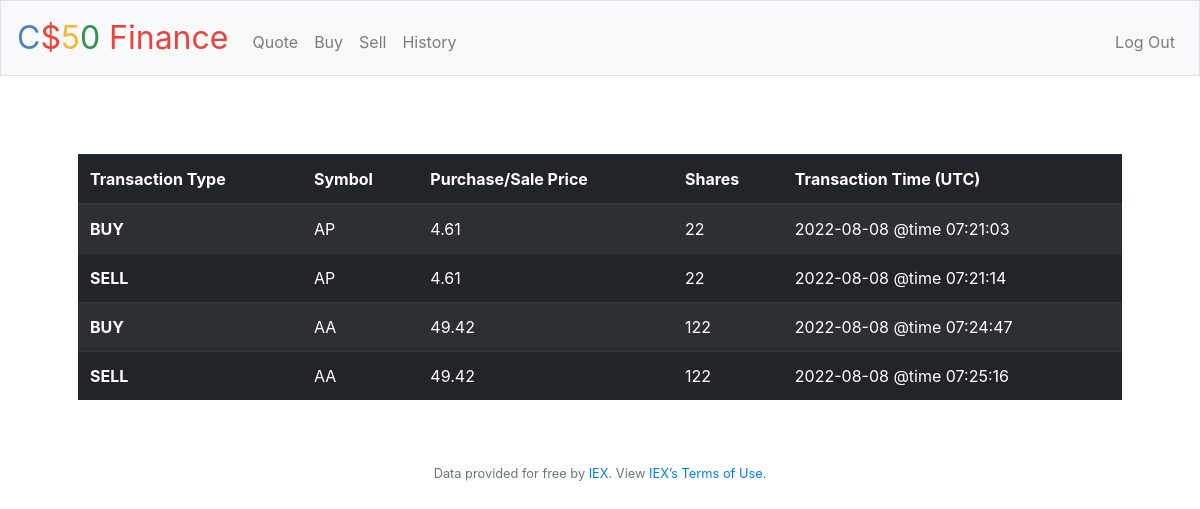
The app's page /history (signed in) with its own data.
### tables this page shows
CREATE TABLE orders (id INTEGER, user_id NUMERIC NOT NULL, symbol TEXT NOT NULL,             shares NUMERIC NOT NULL, price NUMERIC NOT NULL, timestamp TEXT, PRIMARY KEY(id),             FOREIGN KEY(user_id) REFERENCES users(id));

### app.py (the view)
@app.route("/history")
@login_required
def history():
    rows = db.execute("SELECT symbol, shares, price, timestamp FROM orders WHERE user_id = ?", session["user_id"])
    return render_template("history.html", rows = rows)

### app.py (called while the page is built)
@app.after_request
def after_request(response):
    response.headers["Cache-Control"] = "no-cache, no-store, must-revalidate"
    response.headers["Expires"] = 0
    response.headers["Pragma"] = "no-cache"
    return response

### helpers.py (called while the page is built)
def login_required(f):
    @wraps(f)
    def decorated_function(*args, **kwargs):
        if session.get("user_id") is None:
            return redirect("/login")
        return f(*args, **kwargs)
    return decorated_function

### templates/history.html (shortened to what this page needs)
{% extends "layout.html" %}
{% block main %}
    <table style='margin-top: 30px' class="table table-striped table-dark">
      <thead>
        <tr>
          <th scope="col"> Transaction Type </th>
          <th scope="col"> Symbol </th>
          <th scope="col"> Purchase/Sale Price </th>
          <th scope="col"> Shares </th>
          <th scope="col"> Transaction Time (UTC) </th>
        </tr>
      </thead>
      <tbody>
        {% for row in rows %}
        <tr>
          <th scope="row">
              {{ "BUY" if row["shares"] > 0 else "SELL" }}
          </th>
          <td>  {{ row["symbol"] }}  </td>
          <td>  {{ row["price"] }}  </td>
          <td>  {{ row["shares"]|abs }}  </td>
          <td>  {{ row["timestamp"] }}  </td>
        </tr>
        {% endfor %}
      </body>
{% endblock %}

### templates/layout.html (shortened to what this page needs)
<!DOCTYPE html>
<html lang="en">
    <head>
        <link href="https://maxcdn.bootstrapcdn.com/bootstrap/4.1.3/css/bootstrap.min.css" rel="stylesheet">
        <link href="/static/styles.css" rel="stylesheet">
    </head>
    <body>
        <nav class="navbar navbar-expand-md navbar-light bg-light border">
            <a class="navbar-brand" href="/"><span class="blue">C</span><span class="red">$</span><span class="yellow">5</span><span class="green">0</span> <span class="red">Finance</span></a>
            <div class="collapse navbar-collapse" id="navbar">
                {% if session.user_id %}
                    <ul class="navbar-nav mr-auto mt-2">
                        <li class="nav-item"><a class="nav-link" href="/quote">Quote</a></li>
                        <li class="nav-item"><a class="nav-link" href="/buy">Buy</a></li>
                        <li class="nav-item"><a class="nav-link" href="/sell">Sell</a></li>
                        <li class="nav-item"><a class="nav-link" href="/history">History</a></li>
                    </ul>
                    <ul class="navbar-nav ml-auto mt-2">
                        <li class="nav-item"><a class="nav-link" href="/logout">Log Out</a></li>
                    </ul>
                {% else %}
                    <ul class="navbar-nav ml-auto mt-2">
                        <li class="nav-item"><a class="nav-link" href="/register">Register</a></li>
                        <li class="nav-item"><a class="nav-link" href="/login">Log In</a></li>
                    </ul>
                {% endif %}
            </div>
        </nav>
        <main class="container p-5">
            {% block main %}{% endblock %}
        <footer class="small text-center text-muted">
            Data provided for free by <a href="https://iextrading.com/developer">IEX</a>. View <a href="https://iextrading.com/api-exhibit-a/">IEX’s Terms of Use</a>.
        </footer>
    </body>
</html>

### static/styles.css (style rules this page uses)
nav .navbar-brand { font-size: xx-large; }
nav .navbar-brand .blue { color: #537fbe; }
nav .navbar-brand .red { color: #ea433b; }
nav .navbar-brand .yellow { color: #f5b82e; }
nav .navbar-brand .green { color: #2e944b; }

### records on screen
orders: shares "BUY", symbol "AP", price "4.61", shares|abs "22", timestamp "2022-08-08 @time 07:21:03"
orders: shares "SELL", symbol "AP", price "4.61", shares|abs "22", timestamp "2022-08-08 @time 07:21:14"
orders: shares "BUY", symbol "AA", price "49.42", shares|abs "122", timestamp "2022-08-08 @time 07:24:47"
orders: shares "SELL", symbol "AA", price "49.42", shares|abs "122", timestamp "2022-08-08 @time 07:25:16"
